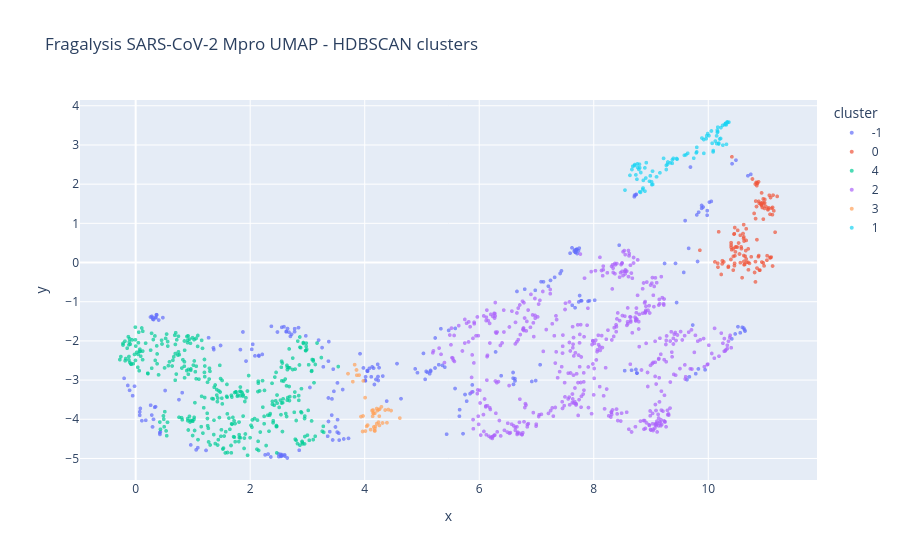

The code cell stored with this chart in its notebook:
### Code cell
plot_df["cluster"] = plot_df["cluster"].astype(str)  # convert to string so plotly treats it as categorical

fig = px.scatter(
    plot_df,
    x="x", y="y",
    color="cluster",
    hover_data=["pdb_id", "subsites", "smiles", "mol_weight"],
    title="Fragalysis SARS-CoV-2 Mpro UMAP - HDBSCAN clusters"
)

fig.update_traces(marker=dict(size=4, opacity=0.7))
fig.show()

### Figure 1 — Plotly figure (JSON) as saved in the notebook; plotly's stock layout.template omitted (floating-point values rounded to 4 significant figures; data arrays with more than 128 entries replaced by an {"elided": "..."} marker saying what was removed)
{"data": [{"customdata": {"elided": "238x4 mixed values"}, "hovertemplate": "cluster=-1<br>x=%{x}<br>y=%{y}<br>pdb_id=%{customdata[0]}<br>subsites=%{customdata[1]}<br>smiles=%{customdata[2]}<br>mol_weight=%{customdata[3]}<extra></extra>", "legendgroup": "-1", "marker": {"color": "#636efa", "opacity": 0.7, "size": 4, "symbol": "circle"}, "mode": "markers", "name": "-1", "showlegend": true, "type": "scattergl", "x": {"elided": "238 float values"}, "xaxis": "x", "y": {"elided": "238 float values"}, "yaxis": "y"}, {"customdata": {"elided": "116x4 mixed values"}, "hovertemplate": "cluster=0<br>x=%{x}<br>y=%{y}<br>pdb_id=%{customdata[0]}<br>subsites=%{customdata[1]}<br>smiles=%{customdata[2]}<br>mol_weight=%{customdata[3]}<extra></extra>", "legendgroup": "0", "marker": {"color": "#EF553B", "opacity": 0.7, "size": 4, "symbol": "circle"}, "mode": "markers", "name": "0", "showlegend": true, "type": "scattergl", "x": [10.8, 10.94, 10.88, 10.12, 10.47, 10.4, 10.83, 10.83, 10.55, 10.47, 10.58, 10.64, 11.1, 10.92, 10.85, 10.95, 11.12, 11.08, 11.04, 10.24, 10.64, 10.72, 10.62, 11.04, 10.98, 10.7, 10.4, 10.62, 10.67, 10.62, 10.66, 10.75, 10.56, 10.7, 10.7, 10.35, 10.27, 10.97, 10.96, 10.93, 10.61, 10.51, 10.85, 10.96, 10.92, 11.05, 10.43, 10.49, 10.86, 10.85, 10.45, 10.47, 10.41, 10.4, 10.44, 10.99, 11.0, 10.82, 10.84, 10.97, 11.02, 10.96, 10.46, 10.17, 10.92, 10.77, 10.53, 10.82, 10.62, 11.07, 10.87, 10.18, 11.08, 10.41, 10.46, 10.46, 10.17, 10.44, 10.66, 10.88, 11.1, 10.82, 10.51, 10.23, 10.89, 10.56, 11.09, 11.12, 10.88, 11.12, 11.13, 10.66, 10.57, 11.08, 11.14, 9.853, 11.2, 10.25, 11.17, 10.9, 10.89, 10.4, 10.84, 10.93, 10.62, 10.98, 10.59, 10.62, 10.45, 10.65, 10.35, 10.94, 10.62, 10.81, 11.03, 10.85], "xaxis": "x", "y": [1.252, 1.405, 1.561, 0.01574, 0.3872, 0.5065, 1.12, 1.568, 0.2179, 0.1728, 0.3538, -0.04917, 1.383, 1.472, 2.032, 1.531, 1.221, 1.231, 1.345, -0.03437, 0.1616, -0.02112, 0.1789, 1.368, 1.524, -0.1857, 0.389, 0.02817, 0.005431, -0.05589, 0.09185, 0.1457, -0.002868, 0.004307, 0.3488, -0.09849, 0.0151, -0.08552, 1.625, 0.01198, 0.7393, 0.8212, 0.5836, 1.107, 1.513, 1.397, 0.3476, 0.4016, 2.017, 1.963, 0.7241, 0.2723, 0.3257, 0.4448, 0.1575, 1.609, 1.434, 2.002, 2.045, 1.506, 0.05944, -0.01052, 0.8925, -0.01741, 1.488, 2.132, 0.4981, -0.4944, 0.967, 1.716, 0.1478, 0.7837, 0.1172, 2.698, -0.08078, -0.0189, -0.1173, -0.1935, 0.5647, 2.059, 0.1383, 0.02219, 0.3931, -0.3044, 1.511, 0.6953, 1.659, -0.08888, 0.1768, 1.407, 1.718, 0.8609, 0.3993, 0.1306, 1.32, 0.3134, 1.687, 0.04544, 0.7732, -0.1935, -0.1943, 0.07789, 1.429, 1.777, 0.6163, 1.38, -0.3865, 0.6526, 0.7345, 0.3045, -0.1201, 1.452, 0.5488, -0.2538, 0.1749, -0.1423], "yaxis": "y"}, {"customdata": {"elided": "345x4 mixed values"}, "hovertemplate": "cluster=4<br>x=%{x}<br>y=%{y}<br>pdb_id=%{customdata[0]}<br>subsites=%{customdata[1]}<br>smiles=%{customdata[2]}<br>mol_weight=%{customdata[3]}<extra></extra>", "legendgroup": "4", "marker": {"color": "#00cc96", "opacity": 0.7, "size": 4, "symbol": "circle"}, "mode": "markers", "name": "4", "showlegend": true, "type": "scattergl", "x": {"elided": "345 float values"}, "xaxis": "x", "y": {"elided": "345 float values"}, "yaxis": "y"}, {"customdata": {"elided": "494x4 mixed values"}, "hovertemplate": "cluster=2<br>x=%{x}<br>y=%{y}<br>pdb_id=%{customdata[0]}<br>subsites=%{customdata[1]}<br>smiles=%{customdata[2]}<br>mol_weight=%{customdata[3]}<extra></extra>", "legendgroup": "2", "marker": {"color": "#ab63fa", "opacity": 0.7, "size": 4, "symbol": "circle"}, "mode": "markers", "name": "2", "showlegend": true, "type": "scattergl", "x": {"elided": "494 float values"}, "xaxis": "x", "y": {"elided": "494 float values"}, "yaxis": "y"}, {"customdata": {"elided": "41x4 mixed values"}, "hovertemplate": "cluster=3<br>x=%{x}<br>y=%{y}<br>pdb_id=%{customdata[0]}<br>subsites=%{customdata[1]}<br>smiles=%{customdata[2]}<br>mol_weight=%{customdata[3]}<extra></extra>", "legendgroup": "3", "marker": {"color": "#FFA15A", "opacity": 0.7, "size": 4, "symbol": "circle"}, "mode": "markers", "name": "3", "showlegend": true, "type": "scattergl", "x": [4.051, 4.034, 4.613, 4.24, 4.244, 4.104, 3.976, 4.26, 4.21, 4.221, 3.971, 4.156, 4.177, 4.128, 4.412, 4.357, 4.292, 4.255, 4.46, 4.146, 3.935, 4.173, 4.145, 4.158, 3.963, 4.211, 4.178, 4.185, 4.178, 4.138, 4.257, 3.903, 3.708, 4.389, 3.863, 4.012, 3.793, 3.857, 4.311, 3.825, 4.007], "xaxis": "x", "y": [-4.149, -4.178, -3.97, -4.073, -3.753, -4.264, -3.019, -3.741, -3.726, -3.778, -3.916, -3.849, -3.847, -3.777, -3.751, -3.764, -3.683, -3.92, -3.777, -3.838, -3.932, -4.296, -3.764, -4.196, -4.311, -4.113, -4.24, -4.186, -4.297, -3.924, -4.157, -2.873, -2.836, -4.088, -2.876, -4.301, -3.039, -2.742, -4.094, -2.606, -3.447], "yaxis": "y"}, {"customdata": {"elided": "85x4 mixed values"}, "hovertemplate": "cluster=1<br>x=%{x}<br>y=%{y}<br>pdb_id=%{customdata[0]}<br>subsites=%{customdata[1]}<br>smiles=%{customdata[2]}<br>mol_weight=%{customdata[3]}<extra></extra>", "legendgroup": "1", "marker": {"color": "#19d3f3", "opacity": 0.7, "size": 4, "symbol": "circle"}, "mode": "markers", "name": "1", "showlegend": true, "type": "scattergl", "x": [9.156, 9.746, 10.33, 8.754, 8.816, 8.822, 9.014, 9.294, 10.25, 8.802, 9.455, 10.17, 10.3, 8.854, 10.07, 9.61, 9.008, 9.37, 9.334, 10.34, 9.972, 9.096, 8.804, 10.25, 9.026, 10.22, 9.889, 8.973, 9.923, 9.374, 8.987, 8.909, 10.31, 8.632, 8.894, 10.3, 10.3, 8.867, 8.682, 9.219, 9.799, 10.2, 10.22, 9.79, 10.15, 10.17, 10.29, 10.15, 8.71, 9.583, 8.86, 10.08, 10.18, 9.962, 10.09, 8.667, 9.266, 9.798, 10.31, 9.446, 10.16, 10.01, 9.268, 8.718, 9.39, 8.736, 8.762, 10.12, 8.545, 10.16, 10.18, 9.991, 10.36, 10.33, 8.798, 10.05, 8.788, 9.03, 10.32, 8.917, 9.921, 9.641, 8.893, 9.286, 8.766], "xaxis": "x", "y": [2.289, 2.663, 3.567, 2.124, 1.789, 2.297, 1.988, 2.565, 2.995, 2.42, 2.637, 3.454, 3.535, 1.861, 3.041, 2.749, 2.063, 2.532, 2.544, 3.584, 3.235, 2.187, 1.804, 3.499, 2.332, 3.442, 3.176, 2.073, 2.786, 2.625, 2.213, 2.156, 3.55, 2.225, 1.822, 3.546, 3.547, 2.097, 2.456, 2.658, 2.94, 3.153, 3.165, 2.798, 3.232, 3.343, 3.516, 3.034, 2.475, 2.736, 1.901, 2.823, 3.024, 3.158, 2.857, 2.374, 2.373, 2.823, 3.513, 2.654, 3.376, 3.238, 2.478, 2.5, 2.658, 2.236, 2.517, 3.1, 1.848, 3.32, 3.048, 3.291, 3.582, 3.586, 2.508, 3.357, 2.376, 1.994, 3.016, 2.548, 3.138, 2.788, 2.416, 2.507, 2.424], "yaxis": "y"}], "layout": {"legend": {"title": {"text": "cluster"}, "tracegroupgap": 0}, "title": {"text": "Fragalysis SARS-CoV-2 Mpro UMAP - HDBSCAN clusters"}, "xaxis": {"anchor": "y", "domain": [0, 1], "title": {"text": "x"}}, "yaxis": {"anchor": "x", "domain": [0, 1], "title": {"text": "y"}}}}
